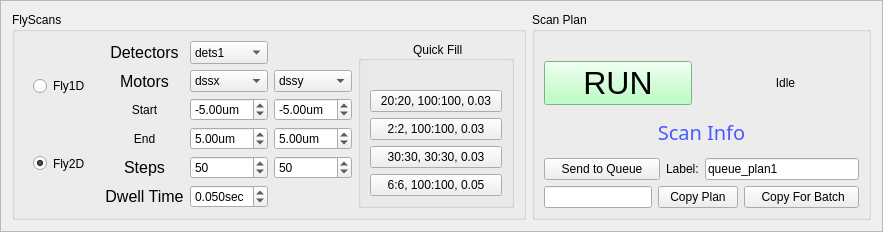
         <widget class="QFrame" name="frame_2">
          <property name="sizePolicy">
           <sizepolicy hsizetype="Preferred" vsizetype="Preferred">
            <horstretch>0</horstretch>
            <verstretch>0</verstretch>
           </sizepolicy>
          </property>
          <property name="frameShape">
           <enum>QFrame::StyledPanel</enum>
          </property>
          <property name="frameShadow">
           <enum>QFrame::Raised</enum>
          </property>
          <layout class="QGridLayout" name="gridLayout_92">
           <item row="0" column="1" rowspan="2">
            <widget class="QGroupBox" name="groupBox_3">
             <property name="sizePolicy">
              <sizepolicy hsizetype="Preferred" vsizetype="Preferred">
               <horstretch>0</horstretch>
               <verstretch>0</verstretch>
              </sizepolicy>
             </property>
             <property name="styleSheet">
              <string notr="true"/>
             </property>
             <property name="title">
              <string>FlyScans</string>
             </property>
             <layout class="QGridLayout" name="gridLayout_8">
              <item row="3" column="1">
               <widget class="QLabel" name="label_32">
                <property name="text">
                 <string>Start</string>
                </property>
                <property name="alignment">
                 <set>Qt::AlignCenter</set>
                </property>
               </widget>
              </item>
              <item row="2" column="3">
               <widget class="QComboBox" name="cb_motor2">
                <property name="sizePolicy">
                 <sizepolicy hsizetype="Preferred" vsizetype="Preferred">
                  <horstretch>0</horstretch>
                  <verstretch>0</verstretch>
                 </sizepolicy>
                </property>
                <property name="toolTip">
                 <string>second motor in 2D</string>
                </property>
                <item>
                 <property name="text">
                  <string>dssy</string>
                 </property>
                </item>
                <item>
                 <property name="text">
                  <string>dssx</string>
                 </property>
                </item>
                <item>
                 <property name="text">
                  <string>dssz</string>
                 </property>
                </item>
                <item>
                 <property name="text">
                  <string>zpssy</string>
                 </property>
                </item>
                <item>
                 <property name="text">
                  <string>zpssx</string>
                 </property>
                </item>
                <item>
                 <property name="text">
                  <string>zpssz</string>
                 </property>
                </item>
               </widget>
              </item>
              <item row="6" column="2">
               <widget class="QDoubleSpinBox" name="dwell">
                <property name="sizePolicy">
                 <sizepolicy hsizetype="Preferred" vsizetype="Preferred">
                  <horstretch>0</horstretch>
                  <verstretch>0</verstretch>
                 </sizepolicy>
                </property>
                <property name="toolTip">
                 <string>exposure time per point</string>
                </property>
                <property name="prefix">
                 <string/>
                </property>
                <property name="suffix">
                 <string notr="true">sec</string>
                </property>
                <property name="decimals">
                 <number>3</number>
                </property>
                <property name="minimum">
                 <double>0.000000000000000</double>
                </property>
                <property name="maximum">
                 <double>0.500000000000000</double>
                </property>
                <property name="singleStep">
                 <double>0.010000000000000</double>
                </property>
                <property name="value">
                 <double>0.050000000000000</double>
                </property>
               </widget>
              </item>
              <item row="5" column="1">
               <widget class="QLabel" name="label_5">
                <property name="sizePolicy">
                 <sizepolicy hsizetype="Preferred" vsizetype="Preferred">
                  <horstretch>0</horstretch>
                  <verstretch>0</verstretch>
                 </sizepolicy>
                </property>
                <property name="font">
                 <font>
                  <family>Segoe UI</family>
                  <pointsize>12</pointsize>
                  <weight>50</weight>
                  <italic>false</italic>
                  <bold>false</bold>
                 </font>
                </property>
                <property name="text">
                 <string>Steps</string>
                </property>
                <property name="textFormat">
                 <enum>Qt::AutoText</enum>
                </property>
                <property name="scaledContents">
                 <bool>false</bool>
                </property>
                <property name="alignment">
                 <set>Qt::AlignCenter</set>
                </property>
               </widget>
              </item>
              <item row="5" column="2">
               <widget class="QSpinBox" name="x_step">
                <property name="sizePolicy">
                 <sizepolicy hsizetype="Preferred" vsizetype="Preferred">
                  <horstretch>0</horstretch>
                  <verstretch>0</verstretch>
                 </sizepolicy>
                </property>
                <property name="toolTip">
                 <string>first motor steps</string>
                </property>
                <property name="minimum">
                 <number>1</number>
                </property>
                <property name="maximum">
                 <number>1000</number>
                </property>
                <property name="singleStep">
                 <number>10</number>
                </property>
                <property name="value">
                 <number>50</number>
                </property>
               </widget>
              </item>
              <item row="6" column="1">
               <widget class="QLabel" name="label_9">
                <property name="sizePolicy">
                 <sizepolicy hsizetype="Preferred" vsizetype="Preferred">
                  <horstretch>0</horstretch>
                  <verstretch>0</verstretch>
                 </sizepolicy>
                </property>
                <property name="font">
                 <font>
                  <family>Segoe UI</family>
                  <pointsize>12</pointsize>
                  <weight>50</weight>
                  <italic>false</italic>
                  <bold>false</bold>
                 </font>
                </property>
                <property name="text">
                 <string>Dwell Time</string>
                </property>
                <property name="textFormat">
                 <enum>Qt::AutoText</enum>
                </property>
                <property name="scaledContents">
                 <bool>false</bool>
                </property>
                <property name="alignment">
                 <set>Qt::AlignCenter</set>
                </property>
               </widget>
              </item>
              <item row="1" column="1">
               <widget class="QLabel" name="label_17">
                <property name="sizePolicy">
                 <sizepolicy hsizetype="Preferred" vsizetype="Preferred">
                  <horstretch>0</horstretch>
                  <verstretch>0</verstretch>
                 </sizepolicy>
                </property>
                <property name="font">
                 <font>
                  <family>Segoe UI</family>
                  <pointsize>12</pointsize>
                  <weight>50</weight>
                  <italic>false</italic>
                  <bold>false</bold>
                 </font>
                </property>
                <property name="text">
                 <string>Detectors</string>
                </property>
                <property name="alignment">
                 <set>Qt::AlignCenter</set>
                </property>
               </widget>
              </item>
              <item row="3" column="2">
               <widget class="QDoubleSpinBox" name="x_start">
                <property name="sizePolicy">
                 <sizepolicy hsizetype="Preferred" vsizetype="Preferred">
                  <horstretch>0</horstretch>
                  <verstretch>0</verstretch>
                 </sizepolicy>
                </property>
                <property name="toolTip">
                 <string>scan range entry</string>
                </property>
                <property name="prefix">
                 <string notr="true"/>
                </property>
                <property name="suffix">
                 <string>um</string>
                </property>
                <property name="minimum">
                 <double>-15.000000000000000</double>
                </property>
                <property name="maximum">
                 <double>15.000000000000000</double>
                </property>
                <property name="singleStep">
                 <double>1.000000000000000</double>
                </property>
                <property name="value">
                 <double>-5.000000000000000</double>
                </property>
               </widget>
              </item>
              <item row="4" column="1">
               <widget class="QLabel" name="label_18">
                <property name="text">
                 <string>End</string>
                </property>
                <property name="alignment">
                 <set>Qt::AlignCenter</set>
                </property>
               </widget>
              </item>
              <item row="4" column="2">
               <widget class="QDoubleSpinBox" name="x_end">
                <property name="sizePolicy">
                 <sizepolicy hsizetype="Preferred" vsizetype="Preferred">
                  <horstretch>0</horstretch>
                  <verstretch>0</verstretch>
                 </sizepolicy>
                </property>
                <property name="toolTip">
                 <string>scan range entry</string>
                </property>
                <property name="suffix">
                 <string notr="true">um</string>
                </property>
                <property name="minimum">
                 <double>-15.000000000000000</double>
                </property>
                <property name="maximum">
                 <double>15.000000000000000</double>
                </property>
                <property name="singleStep">
                 <double>1.000000000000000</double>
                </property>
                <property name="value">
                 <double>5.000000000000000</double>
                </property>
               </widget>
              </item>
              <item row="2" column="1">
               <widget class="QLabel" name="label_2">
                <property name="sizePolicy">
                 <sizepolicy hsizetype="Preferred" vsizetype="Preferred">
                  <horstretch>0</horstretch>
                  <verstretch>0</verstretch>
                 </sizepolicy>
                </property>
                <property name="font">
                 <font>
                  <family>Segoe UI</family>
                  <pointsize>12</pointsize>
                  <weight>50</weight>
                  <italic>false</italic>
                  <bold>false</bold>
                 </font>
                </property>
                <property name="text">
                 <string>Motors</string>
                </property>
                <property name="alignment">
                 <set>Qt::AlignCenter</set>
                </property>
               </widget>
              </item>
              <item row="1" column="2">
               <widget class="QComboBox" name="pb_dets">
                <property name="sizePolicy">
                 <sizepolicy hsizetype="Preferred" vsizetype="Preferred">
                  <horstretch>0</horstretch>
                  <verstretch>0</verstretch>
                 </sizepolicy>
                </property>
                <property name="toolTip">
                 <string comment="choose the detector system"/>
                </property>
                <item>
                 <property name="text">
                  <string>dets1</string>
                 </property>
                </item>
                <item>
                 <property name="text">
                  <string>dets2</string>
                 </property>
                </item>
                <item>
                 <property name="text">
                  <string>dets3</string>
                 </property>
                </item>
                <item>
                 <property name="text">
                  <string>dets4</string>
                 </property>
                </item>
                <item>
                 <property name="text">
                  <string>dets_fs</string>
                 </property>
                </item>
               </widget>
              </item>
              <item row="3" column="3">
               <widget class="QDoubleSpinBox" name="y_start">
                <property name="enabled">
                 <bool>true</bool>
                </property>
                <property name="sizePolicy">
                 <sizepolicy hsizetype="Preferred" vsizetype="Preferred">
                  <horstretch>0</horstretch>
                  <verstretch>0</verstretch>
                 </sizepolicy>
                </property>
                <property name="toolTip">
                 <string>scan range entry</string>
                </property>
                <property name="prefix">
                 <string notr="true"/>
                </property>
                <property name="suffix">
                 <string>um</string>
                </property>
                <property name="minimum">
                 <double>-15.000000000000000</double>
                </property>
                <property name="maximum">
                 <double>15.000000000000000</double>
                </property>
                <property name="singleStep">
                 <double>1.000000000000000</double>
                </property>
                <property name="value">
                 <double>-5.000000000000000</double>
                </property>
               </widget>
              </item>
              <item row="5" column="3">
               <widget class="QSpinBox" name="y_step">
                <property name="sizePolicy">
                 <sizepolicy hsizetype="Preferred" vsizetype="Preferred">
                  <horstretch>0</horstretch>
                  <verstretch>0</verstretch>
                 </sizepolicy>
                </property>
                <property name="toolTip">
                 <string>second motor steps</string>
                </property>
                <property name="minimum">
                 <number>1</number>
                </property>
                <property name="maximum">
                 <number>1000</number>
                </property>
                <property name="singleStep">
                 <number>10</number>
                </property>
                <property name="value">
                 <number>50</number>
                </property>
               </widget>
              </item>
              <item row="1" column="0" rowspan="6">
               <widget class="QWidget" name="widget_2" native="true">
                <property name="styleSheet">
                 <string notr="true">font: 14pt &quot;MS Shell Dlg 2&quot;;</string>
                </property>
                <layout class="QVBoxLayout" name="verticalLayout_9">
                 <item>
                  <widget class="QRadioButton" name="rb_1d">
                   <property name="sizePolicy">
                    <sizepolicy hsizetype="Preferred" vsizetype="Preferred">
                     <horstretch>0</horstretch>
                     <verstretch>0</verstretch>
                    </sizepolicy>
                   </property>
                   <property name="toolTip">
                    <string>select for line scan</string>
                   </property>
                   <property name="styleSheet">
                    <string notr="true"/>
                   </property>
                   <property name="text">
                    <string>Fly1D</string>
                   </property>
                   <property name="autoExclusive">
                    <bool>true</bool>
                   </property>
                  </widget>
                 </item>
                 <item>
                  <widget class="QRadioButton" name="rb_2d">
                   <property name="sizePolicy">
                    <sizepolicy hsizetype="Preferred" vsizetype="Preferred">
                     <horstretch>0</horstretch>
                     <verstretch>0</verstretch>
                    </sizepolicy>
                   </property>
                   <property name="toolTip">
                    <string>select for 2D scan</string>
                   </property>
                   <property name="styleSheet">
                    <string notr="true"/>
                   </property>
                   <property name="text">
                    <string>Fly2D</string>
                   </property>
                   <property name="checked">
                    <bool>true</bool>
                   </property>
                   <property name="autoExclusive">
                    <bool>true</bool>
                   </property>
                  </widget>
                 </item>
                </layout>
               </widget>
              </item>
              <item row="2" column="2">
               <widget class="QComboBox" name="cb_motor1">
                <property name="sizePolicy">
                 <sizepolicy hsizetype="Preferred" vsizetype="Preferred">
                  <horstretch>0</horstretch>
                  <verstretch>0</verstretch>
                 </sizepolicy>
                </property>
                <property name="toolTip">
                 <string>first motor to scan in 2D and Line scan motor</string>
                </property>
                <item>
                 <property name="text">
                  <string>dssx</string>
                 </property>
                </item>
                <item>
                 <property name="text">
                  <string>dssy</string>
                 </property>
                </item>
                <item>
                 <property name="text">
                  <string>dssz</string>
                 </property>
                </item>
                <item>
                 <property name="text">
                  <string>zpssx</string>
                 </property>
                </item>
                <item>
                 <property name="text">
                  <string>zpssy</string>
                 </property>
                </item>
                <item>
                 <property name="text">
                  <string>zpssz</string>
                 </property>
                </item>
               </widget>
              </item>
              <item row="4" column="3">
               <widget class="QDoubleSpinBox" name="y_end">
                <property name="sizePolicy">
                 <sizepolicy hsizetype="Preferred" vsizetype="Preferred">
                  <horstretch>0</horstretch>
                  <verstretch>0</verstretch>
                 </sizepolicy>
                </property>
                <property name="toolTip">
                 <string>scan range entry</string>
                </property>
                <property name="suffix">
                 <string notr="true">um</string>
                </property>
                <property name="minimum">
                 <double>-15.000000000000000</double>
                </property>
                <property name="maximum">
                 <double>15.000000000000000</double>
                </property>
                <property name="singleStep">
                 <double>1.000000000000000</double>
                </property>
                <property name="value">
                 <double>5.000000000000000</double>
                </property>
               </widget>
              </item>
              <item row="1" column="4" rowspan="6">
               <widget class="QGroupBox" name="groupBox_2">
                <property name="sizePolicy">
                 <sizepolicy hsizetype="Fixed" vsizetype="Preferred">
                  <horstretch>0</horstretch>
                  <verstretch>0</verstretch>
                 </sizepolicy>
                </property>
                <property name="toolTip">
                 <string>Quickly fill the selected parameters above</string>
                </property>
                <property name="styleSheet">
                 <string notr="true"/>
                </property>
                <property name="title">
                 <string> Quick Fill</string>
                </property>
                <property name="alignment">
                 <set>Qt::AlignCenter</set>
                </property>
                <layout class="QGridLayout" name="gridLayout_6">
                 <item row="2" column="0">
                  <layout class="QVBoxLayout" name="verticalLayout_6">
                   <item>
                    <widget class="QPushButton" name="pb_3030">
                     <property name="sizePolicy">
                      <sizepolicy hsizetype="Minimum" vsizetype="Preferred">
                       <horstretch>0</horstretch>
                       <verstretch>0</verstretch>
                      </sizepolicy>
                     </property>
                     <property name="text">
                      <string>  30:30, 30:30, 0.03  </string>
                     </property>
                    </widget>
                   </item>
                   <item>
                    <widget class="QPushButton" name="pb_66">
                     <property name="sizePolicy">
                      <sizepolicy hsizetype="Minimum" vsizetype="Preferred">
                       <horstretch>0</horstretch>
                       <verstretch>0</verstretch>
                      </sizepolicy>
                     </property>
                     <property name="text">
                      <string>  6:6, 100:100, 0.05  </string>
                     </property>
                    </widget>
                   </item>
                  </layout>
                 </item>
                 <item row="1" column="0">
                  <layout class="QVBoxLayout" name="verticalLayout_7">
                   <item>
                    <widget class="QPushButton" name="pb_2020">
                     <property name="sizePolicy">
                      <sizepolicy hsizetype="Minimum" vsizetype="Preferred">
                       <horstretch>0</horstretch>
                       <verstretch>0</verstretch>
                      </sizepolicy>
                     </property>
                     <property name="text">
                      <string>  20:20, 100:100, 0.03  </string>
                     </property>
                    </widget>
                   </item>
                   <item>
                    <widget class="QPushButton" name="pb_22">
                     <property name="sizePolicy">
                      <sizepolicy hsizetype="Minimum" vsizetype="Preferred">
                       <horstretch>0</horstretch>
                       <verstretch>0</verstretch>
                      </sizepolicy>
                     </property>
                     <property name="text">
                      <string>  2:2, 100:100, 0.03  </string>
                     </property>
                    </widget>
                   </item>
                  </layout>
                 </item>
                 <item row="0" column="0">
                  <widget class="QLabel" name="label_136">
                   <property name="sizePolicy">
                    <sizepolicy hsizetype="Fixed" vsizetype="Fixed">
                     <horstretch>0</horstretch>
                     <verstretch>0</verstretch>
                    </sizepolicy>
                   </property>
                   <property name="text">
                    <string/>
                   </property>
                  </widget>
                 </item>
                </layout>
               </widget>
              </item>
             </layout>
            </widget>
           </item>
           <item row="0" column="2" rowspan="2">
            <widget class="QGroupBox" name="groupBox_10">
             <property name="title">
              <string>Scan Plan</string>
             </property>
             <layout class="QGridLayout" name="gridLayout_111">
              <item row="0" column="0">
               <widget class="QLabel" name="label_53">
                <property name="sizePolicy">
                 <sizepolicy hsizetype="Preferred" vsizetype="Fixed">
                  <horstretch>0</horstretch>
                  <verstretch>0</verstretch>
                 </sizepolicy>
                </property>
                <property name="text">
                 <string/>
                </property>
               </widget>
              </item>
              <item row="1" column="0">
               <layout class="QHBoxLayout" name="horizontalLayout_5">
                <property name="spacing">
                 <number>20</number>
                </property>
                <item>
                 <widget class="QPushButton" name="start">
                  <property name="sizePolicy">
                   <sizepolicy hsizetype="Preferred" vsizetype="Preferred">
                    <horstretch>0</horstretch>
                    <verstretch>0</verstretch>
                   </sizepolicy>
                  </property>
                  <property name="font">
                   <font>
                    <family>MS Shell Dlg 2</family>
                    <pointsize>24</pointsize>
                    <weight>50</weight>
                    <italic>false</italic>
                    <bold>false</bold>
                   </font>
                  </property>
                  <property name="toolTip">
                   <string>excetute the scan plan</string>
                  </property>
                  <property name="autoFillBackground">
                   <bool>false</bool>
                  </property>
                  <property name="styleSheet">
                   <string notr="true">QPushButton {
	background-color: rgb(167, 255, 180);
	
	font: 24pt &quot;MS Shell Dlg 2&quot;;
	}

QPushButton:hover{ 
	background-color: rgb(255, 255, 0); 
	}

QPushButton:pressed{ 
	background-color: rgb(0, 255, 0); 
	}



</string>
                  </property>
                  <property name="text">
                   <string>RUN</string>
                  </property>
                 </widget>
                </item>
                <item>
                 <widget class="QLabel" name="label_scanStatus">
                  <property name="text">
                   <string>Idle</string>
                  </property>
                  <property name="alignment">
                   <set>Qt::AlignCenter</set>
                  </property>
                 </widget>
                </item>
               </layout>
              </item>
              <item row="2" column="0">
               <widget class="QLabel" name="label_scan_info_calc">
                <property name="sizePolicy">
                 <sizepolicy hsizetype="Preferred" vsizetype="Preferred">
                  <horstretch>0</horstretch>
                  <verstretch>0</verstretch>
                 </sizepolicy>
                </property>
                <property name="font">
                 <font>
                  <family>Modern No. 20</family>
                  <pointsize>15</pointsize>
                  <weight>50</weight>
                  <italic>false</italic>
                  <bold>false</bold>
                 </font>
                </property>
                <property name="styleSheet">
                 <string notr="true">color: rgb(73, 91, 255);
font: 15pt &quot;Modern No. 20&quot;;


</string>
                </property>
                <property name="text">
                 <string>Scan Info</string>
                </property>
                <property name="alignment">
                 <set>Qt::AlignCenter</set>
                </property>
               </widget>
              </item>
              <item row="3" column="0">
               <layout class="QGridLayout" name="gridLayout_56">
                <item row="0" column="0">
                 <widget class="QPushButton" name="pb_flyplan_to_qserver">
                  <property name="enabled">
                   <bool>true</bool>
                  </property>
                  <property name="sizePolicy">
                   <sizepolicy hsizetype="Fixed" vsizetype="Fixed">
                    <horstretch>0</horstretch>
                    <verstretch>0</verstretch>
                   </sizepolicy>
                  </property>
                  <property name="text">
                   <string>    Send to Queue    </string>
                  </property>
                 </widget>
                </item>
                <item row="0" column="1">
                 <widget class="QLabel" name="label_52">
                  <property name="sizePolicy">
                   <sizepolicy hsizetype="Fixed" vsizetype="Fixed">
                    <horstretch>0</horstretch>
                    <verstretch>0</verstretch>
                   </sizepolicy>
                  </property>
                  <property name="text">
                   <string>Label:</string>
                  </property>
                 </widget>
                </item>
                <item row="0" column="2">
                 <widget class="QLineEdit" name="le_qplan_name">
                  <property name="sizePolicy">
                   <sizepolicy hsizetype="Preferred" vsizetype="Fixed">
                    <horstretch>0</horstretch>
                    <verstretch>0</verstretch>
                   </sizepolicy>
                  </property>
                  <property name="text">
                   <string>queue_plan1</string>
                  </property>
                 </widget>
                </item>
               </layout>
              </item>
              <item row="4" column="0">
               <layout class="QGridLayout" name="gridLayout_57">
                <item row="0" column="0">
                 <widget class="QLineEdit" name="text_scan_plan">
                  <property name="sizePolicy">
                   <sizepolicy hsizetype="Preferred" vsizetype="Fixed">
                    <horstretch>0</horstretch>
                    <verstretch>0</verstretch>
                   </sizepolicy>
                  </property>
                 </widget>
                </item>
                <item row="0" column="1">
                 <widget class="QPushButton" name="pb_scan_copy">
                  <property name="sizePolicy">
                   <sizepolicy hsizetype="Fixed" vsizetype="Fixed">
                    <horstretch>0</horstretch>
                    <verstretch>0</verstretch>
                   </sizepolicy>
                  </property>
                  <property name="toolTip">
                   <string>paste the scan to a terminal for scan</string>
                  </property>
                  <property name="text">
                   <string>Copy Plan</string>
                  </property>
                 </widget>
                </item>
                <item row="0" column="2">
                 <widget class="QPushButton" name="pb_batchscan_copy">
                  <property name="sizePolicy">
                   <sizepolicy hsizetype="Fixed" vsizetype="Fixed">
                    <horstretch>0</horstretch>
                    <verstretch>0</verstretch>
                   </sizepolicy>
                  </property>
                  <property name="toolTip">
                   <string>yield from will be added to the front</string>
                  </property>
                  <property name="text">
                   <string>    Copy For Batch   </string>
                  </property>
                 </widget>
                </item>
               </layout>
              </item>
             </layout>
            </widget>
           </item>
          </layout>
         </widget>
